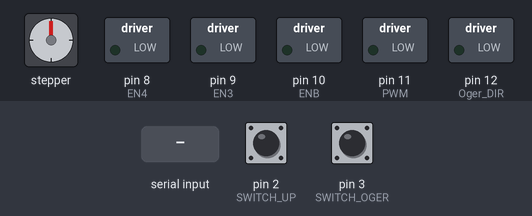
Recording of a sketch running on a simulated Arduino Uno, built with avr-gcc and run on an emulated ATmega328P. Shown: stepper motor, switched loads named in the sketch (green lamp = pin HIGH). Wiring (inferred from the names in the program): stepper motor driver (200 steps per turn assumed): step pin 7; direction pin 6; enable pin 5. The inputs (shaded band) are chosen by the test bench; at power-on: pin 2 (SWITCH_UP) LOW, pin 3 (SWITCH_OGER) LOW. Pins used as bus, display or sensor lines are not drawn; what the sketch prints to the serial monitor is not drawn.

Above: at 1.2 s.
1.3 s: "u" received over Serial
At 2.6 s:
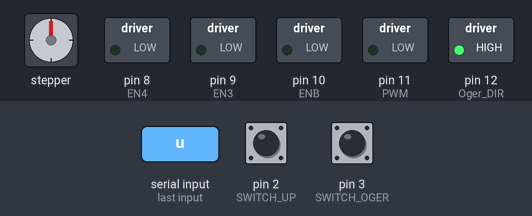
3.3 s: "d" received over Serial
At 4.58 s:
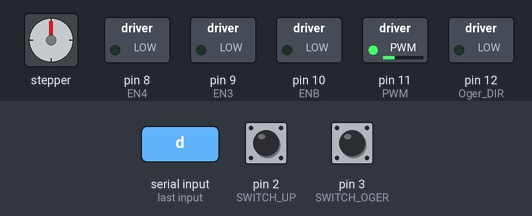
6.3 s: "p" received over Serial
At 13.1 s:
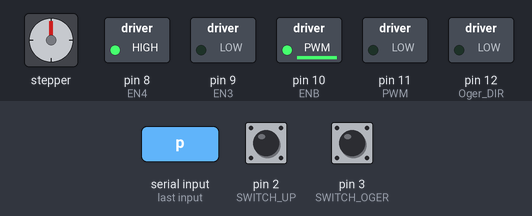
Timing chart, 0 to 32.3 s (numbered marks = the images above; inputs shaded):
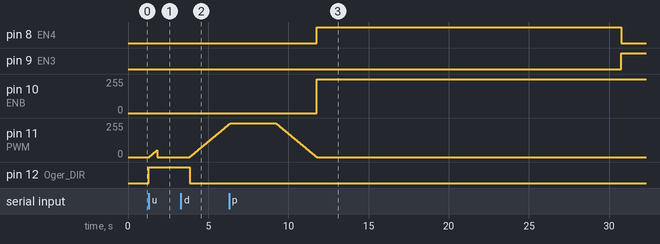

The sketch:

final.ino
```cpp
/*
L298N, TB6600, MD30C 모터드라이버
*/
// L298N 핀 설정(액츄에이터 밀기부)
#define ENB 10 //L298N PWM핀
#define EN3 9 //HIGH=정방향
#define EN4 8 //HIGH=역방향
// TB6600 핀 설정(위 아래)
#define PUL 7 //define Pulse pin
#define DIR 6 //define Direction pin
#define ENA 5 //define Enable Pin
// MD30C (오거 회전부)
#define PWM 11
#define Oger_DIR 12
// 스위치
#define SWITCH_UP 2
#define SWITCH_OGER 3

int Push_speed=0; // 엑츄에이터 밀기 속도 설정 0~255
int Oger_speed=0; // 오거 속도 설정 0~255
int flag = 0;
int flag_up = 0;

void setup()
{
  Serial.begin(115200);
  // 밀기 엑추에이터 PWM 제어핀 출력 설정
  pinMode(ENB,OUTPUT);
  // 밀기 엑추에이터 방향 제어핀 출력 설정
  pinMode(EN3,OUTPUT);
  pinMode(EN4,OUTPUT);
  // TB6600 핀설정
  pinMode (PUL, OUTPUT);
  pinMode (DIR, OUTPUT);
  pinMode (ENA, OUTPUT);
  digitalWrite(DIR,LOW);
  digitalWrite(ENA,HIGH);
  // 스위치 핀설정
  pinMode(SWITCH_UP, INPUT);
  pinMode(SWITCH_OGER, INPUT);
  // 오거 핀설정
  pinMode(PWM,OUTPUT);
  pinMode(Oger_DIR,OUTPUT);

//   attachInterrupt(digitalPinToInterrupt(SWITCH_UP), switchup, CHANGE);
//   attachInterrupt(digitalPinToInterrupt(SWITCH_OGER), switchoger, CHANGE);

}

void loop()
{
  if(Serial.available())
  {
    if(digitalRead(SWITCH_OGER) == LOW){
      Serial.println("OGER switch up!");
    }
    if(digitalRead(SWITCH_UP) == LOW){
        Serial.println("UP switch up!");
    }
    char input = Serial.read();

    if(input == 'u') // 시리얼로 u 입력을 받았을 떄 위로 작동
    {
      Serial.print("echo: ");
      Serial.println("위로 올라가는 중...");

      digitalWrite(Oger_DIR, HIGH); // 시계방향 회전 시작
      for(Oger_speed=0; Oger_speed<51; Oger_speed++){
        if(flag == 0){
          delay(10);
          analogWrite(PWM, Oger_speed);
        }
      }
      digitalWrite(DIR,LOW);
      digitalWrite(ENA,HIGH);
      // 위로 올리기
      while(1){
        if(digitalRead(SWITCH_UP) == LOW){
                Serial.println("upper switch up!");
                break;
        }
        digitalWrite(PUL,HIGH);
        delayMicroseconds(50);
        digitalWrite(PUL,LOW);
        delayMicroseconds(50);
      }

      while(1){
        if(digitalRead(SWITCH_UP) == LOW){
            if(digitalRead(SWITCH_OGER) == LOW){
                Serial.println("Oger switch up!");
                analogWrite(PWM, 0);
                break;
            }
        }
      }
//      StopAndPush();
    }

    else if(input == 'p') // 시리얼로 u 입력을 받았을 떄 위로 작동
    {
    StopAndPush();
    }

    else if(input == 'b') // 시리얼로 u 입력을 받았을 떄 위로 작동
    {
      digitalWrite(EN3, HIGH); // 모터B설정
      digitalWrite(EN4, LOW);
      for(Push_speed=0; Push_speed<255; Push_speed++){
        analogWrite(ENB, Push_speed);
      }
      delay(19000);          // 3초동안 정방향 회전
      for(Push_speed; Push_speed>0; Push_speed--){
        analogWrite(ENB, Push_speed);
      }
    }

    else if(input == 'd') //시리얼로 d 입력을 받았을 때 아레로 작동
    {
      Serial.print("echo: ");
      Serial.println("초기화중...");
      InitPosition();
      Serial.print("echo: ");
      Serial.println("밑으로 내려가는 중...");

      digitalWrite(Oger_DIR, LOW); // 반시계방향 회전 시작
      for(Oger_speed=0; Oger_speed<255; Oger_speed++){
        if(flag == 0){
          delay(10);
          analogWrite(PWM, Oger_speed);
        }
      }

      // 아래로 내리기
      flag = 0;
      for (int i=0; i<20; i++)   //310이 최고 적절값
      {
        for (int j=0; j<1000; j++){
          digitalWrite(DIR,HIGH);
          digitalWrite(ENA,HIGH);
          digitalWrite(PUL,HIGH);
          delayMicroseconds(25);
          digitalWrite(PUL,LOW);
          delayMicroseconds(25);
        }
      }

      delay(1500);       // 3초동안 역방향 회전
      for(Oger_speed; Oger_speed>=0; Oger_speed--){
        delay(10);
        analogWrite(PWM, Oger_speed);
      }
    }
  }
}

void switchup(){
  if(digitalRead(SWITCH_UP) == LOW){
    flag_up = 1;
    Serial.println("Switch_UP is on!");
  }
}
void switchoger(){
  if(digitalRead(SWITCH_UP) == LOW){
    if(digitalRead(SWITCH_OGER) == LOW){
      Serial.println("interrupt!!!!Switch on!");
      flag = 1;
      Serial.println(flag);
      analogWrite(PWM, 0);
      // if(Motor_speed>0){
      //  for(Motor_speed; Motor_speed>=0; Motor_speed--){
      //    for(int i=0; i<10; i++)
      //      delayMicroseconds(1000);
      //    analogWrite(PWM, Motor_speed);
      //  }
      // }
    }
  }
}

void InitPosition(){
  digitalWrite(DIR,HIGH);
  digitalWrite(ENA,HIGH);
  for (int j=0; j<5000; j++){
    digitalWrite(PUL,HIGH);
    delayMicroseconds(50);
    digitalWrite(PUL,LOW);
    delayMicroseconds(50);
  }
  flag_up = 0;
  digitalWrite(DIR,LOW);
  digitalWrite(ENA,HIGH);
  while(1){
    digitalWrite(PUL,HIGH);
    delayMicroseconds(50);
    digitalWrite(PUL,LOW);
    delayMicroseconds(50);
    if(digitalRead(SWITCH_UP) == LOW){
        Serial.println("init switch up!");
        return;
    }
  }
}

void StopAndPush(){
  digitalWrite(EN3, LOW); // 모터B설정
  digitalWrite(EN4, HIGH);
  for(Push_speed=0; Push_speed<255; Push_speed++){
    analogWrite(ENB, Push_speed);
  }
  delay(19000);          // 3초동안 정방향 회전
  for(Push_speed; Push_speed>0; Push_speed--){
    analogWrite(ENB, Push_speed);
  }

  // 모터A,B 역방향
  digitalWrite(EN3, HIGH); // 모터B설정
  digitalWrite(EN4, LOW);
  for(Push_speed=0; Push_speed<256; Push_speed++){
    analogWrite(ENB, Push_speed);
  }
  delay(19000);
  for(Push_speed=255; Push_speed>0; Push_speed--){
    analogWrite(ENB, Push_speed);
  }
}
```

Measured:
- after the input at 1.3 s, pin 11 (PWM): rises from 0/255 to 49/255 in 0.48 s, then falls to 0/255 in 0.01 s; pin 12 (Oger_DIR): LOW → HIGH at once
- after the input at 3.3 s, pin 11 (PWM): moves from 0/255 to 245/255 over 2.4 s, starting after 0.56 s; pin 12 (Oger_DIR): HIGH → LOW after 0.54 s
- after the input at 6.3 s, pin 8 (EN4): LOW → HIGH after 5.5 s, → LOW 19.0 s later; pin 9 (EN3): LOW → HIGH after 24.5 s; pin 10 (ENB): 0/255 → 254/255 after 5.5 s, → 255/255 19.0 s later
